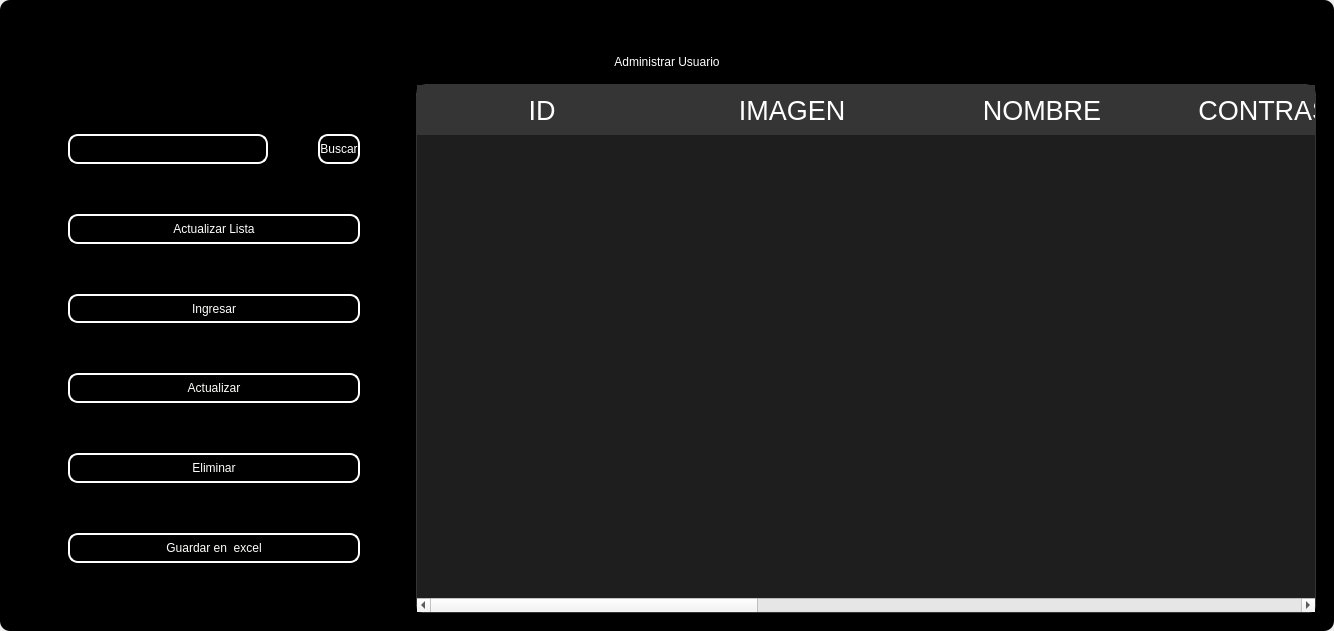
<?xml version="1.0" encoding="UTF-8"?>
<ui version="4.0">
 <class>MainWindow</class>
 <widget class="QMainWindow" name="MainWindow">
  <property name="geometry">
   <rect>
    <x>0</x>
    <y>0</y>
    <width>1303</width>
    <height>631</height>
   </rect>
  </property>
  <property name="windowTitle">
   <string>MainWindow</string>
  </property>
  <property name="styleSheet">
   <string notr="true"/>
  </property>
  <widget class="QWidget" name="centralwidget">
   <property name="styleSheet">
    <string notr="true"/>
   </property>
   <layout class="QVBoxLayout" name="verticalLayout">
    <property name="spacing">
     <number>0</number>
    </property>
    <property name="leftMargin">
     <number>0</number>
    </property>
    <property name="topMargin">
     <number>0</number>
    </property>
    <property name="rightMargin">
     <number>0</number>
    </property>
    <property name="bottomMargin">
     <number>0</number>
    </property>
    <item>
     <widget class="QFrame" name="frame">
      <property name="enabled">
       <bool>true</bool>
      </property>
      <property name="styleSheet">
       <string notr="true">
QFrame {
border-radius:10px;
	background-color: rgb(0, 0, 0);
 }
</string>
      </property>
      <property name="frameShape">
       <enum>QFrame::StyledPanel</enum>
      </property>
      <property name="frameShadow">
       <enum>QFrame::Raised</enum>
      </property>
      <layout class="QVBoxLayout" name="verticalLayout_2">
       <item>
        <widget class="QFrame" name="frame_superior">
         <property name="minimumSize">
          <size>
           <width>0</width>
           <height>40</height>
          </size>
         </property>
         <property name="maximumSize">
          <size>
           <width>16777215</width>
           <height>40</height>
          </size>
         </property>
         <property name="styleSheet">
          <string notr="true">QPushButton{
border-radius:18px;
}

QPushButton:hover{
	background-color: rgb(0, 0, 0);
}
</string>
         </property>
         <property name="frameShape">
          <enum>QFrame::StyledPanel</enum>
         </property>
         <property name="frameShadow">
          <enum>QFrame::Raised</enum>
         </property>
         <layout class="QHBoxLayout" name="horizontalLayout_3">
          <property name="spacing">
           <number>4</number>
          </property>
          <property name="leftMargin">
           <number>0</number>
          </property>
          <property name="topMargin">
           <number>0</number>
          </property>
          <property name="rightMargin">
           <number>0</number>
          </property>
          <property name="bottomMargin">
           <number>0</number>
          </property>
          <item>
           <widget class="QPushButton" name="btn_icon">
            <property name="text">
             <string/>
            </property>
            <property name="iconSize">
             <size>
              <width>40</width>
              <height>40</height>
             </size>
            </property>
           </widget>
          </item>
          <item>
           <spacer name="horizontalSpacer_2">
            <property name="orientation">
             <enum>Qt::Horizontal</enum>
            </property>
            <property name="sizeHint" stdset="0">
             <size>
              <width>443</width>
              <height>20</height>
             </size>
            </property>
           </spacer>
          </item>
          <item>
           <widget class="QPushButton" name="btn_exit">
            <property name="minimumSize">
             <size>
              <width>38</width>
              <height>38</height>
             </size>
            </property>
            <property name="maximumSize">
             <size>
              <width>38</width>
              <height>38</height>
             </size>
            </property>
            <property name="cursor">
             <cursorShape>PointingHandCursor</cursorShape>
            </property>
            <property name="text">
             <string/>
            </property>
            <property name="iconSize">
             <size>
              <width>35</width>
              <height>35</height>
             </size>
            </property>
           </widget>
          </item>
          <item>
           <widget class="QPushButton" name="bt_minimizar">
            <property name="minimumSize">
             <size>
              <width>38</width>
              <height>38</height>
             </size>
            </property>
            <property name="maximumSize">
             <size>
              <width>38</width>
              <height>38</height>
             </size>
            </property>
            <property name="cursor">
             <cursorShape>PointingHandCursor</cursorShape>
            </property>
            <property name="text">
             <string/>
            </property>
            <property name="icon">
             <iconset>
              <normaloff>image/minus.svg</normaloff>image/minus.svg</iconset>
            </property>
            <property name="iconSize">
             <size>
              <width>38</width>
              <height>38</height>
             </size>
            </property>
           </widget>
          </item>
          <item>
           <widget class="QPushButton" name="bt_maximizar">
            <property name="minimumSize">
             <size>
              <width>38</width>
              <height>38</height>
             </size>
            </property>
            <property name="maximumSize">
             <size>
              <width>38</width>
              <height>38</height>
             </size>
            </property>
            <property name="cursor">
             <cursorShape>PointingHandCursor</cursorShape>
            </property>
            <property name="text">
             <string/>
            </property>
            <property name="icon">
             <iconset>
              <normaloff>image/chevron-up.svg</normaloff>image/chevron-up.svg</iconset>
            </property>
            <property name="iconSize">
             <size>
              <width>38</width>
              <height>38</height>
             </size>
            </property>
           </widget>
          </item>
          <item>
           <widget class="QPushButton" name="bt_restaurar">
            <property name="minimumSize">
             <size>
              <width>38</width>
              <height>38</height>
             </size>
            </property>
            <property name="maximumSize">
             <size>
              <width>38</width>
              <height>38</height>
             </size>
            </property>
            <property name="cursor">
             <cursorShape>PointingHandCursor</cursorShape>
            </property>
            <property name="text">
             <string/>
            </property>
            <property name="icon">
             <iconset>
              <normaloff>image/chevron-down.svg</normaloff>image/chevron-down.svg</iconset>
            </property>
            <property name="iconSize">
             <size>
              <width>38</width>
              <height>38</height>
             </size>
            </property>
           </widget>
          </item>
          <item>
           <widget class="QPushButton" name="bt_cerrar">
            <property name="minimumSize">
             <size>
              <width>38</width>
              <height>38</height>
             </size>
            </property>
            <property name="maximumSize">
             <size>
              <width>38</width>
              <height>38</height>
             </size>
            </property>
            <property name="cursor">
             <cursorShape>PointingHandCursor</cursorShape>
            </property>
            <property name="text">
             <string/>
            </property>
            <property name="icon">
             <iconset>
              <normaloff>image/x.svg</normaloff>image/x.svg</iconset>
            </property>
            <property name="iconSize">
             <size>
              <width>38</width>
              <height>38</height>
             </size>
            </property>
           </widget>
          </item>
         </layout>
        </widget>
       </item>
       <item>
        <widget class="QLabel" name="label">
         <property name="styleSheet">
          <string notr="true">font: 30pt &quot;MS Shell Dlg 2&quot;;
color: rgb(255, 255, 255);</string>
         </property>
         <property name="text">
          <string>Administrar Usuario</string>
         </property>
         <property name="alignment">
          <set>Qt::AlignCenter</set>
         </property>
        </widget>
       </item>
       <item>
        <widget class="QFrame" name="frame_3">
         <property name="frameShape">
          <enum>QFrame::StyledPanel</enum>
         </property>
         <property name="frameShadow">
          <enum>QFrame::Raised</enum>
         </property>
         <layout class="QHBoxLayout" name="horizontalLayout_4">
          <item>
           <layout class="QVBoxLayout" name="verticalLayout_4">
            <property name="spacing">
             <number>50</number>
            </property>
            <property name="leftMargin">
             <number>50</number>
            </property>
            <property name="topMargin">
             <number>50</number>
            </property>
            <property name="rightMargin">
             <number>50</number>
            </property>
            <property name="bottomMargin">
             <number>50</number>
            </property>
            <item>
             <layout class="QHBoxLayout" name="horizontalLayout">
              <item>
               <widget class="QLineEdit" name="searchtxt">
                <property name="minimumSize">
                 <size>
                  <width>200</width>
                  <height>30</height>
                 </size>
                </property>
                <property name="maximumSize">
                 <size>
                  <width>150</width>
                  <height>16777215</height>
                 </size>
                </property>
                <property name="styleSheet">
                 <string notr="true">QLabel {
	color: rgb(255, 255, 254);
	font: 12pt &quot;Arial&quot;;
	background-color: rgba(0, 0, 0,0);
}

QTextEdit{
background-color: rgba(0, 0, 0,0);
border-radius:10px; 
font: 12pt &quot;Arial&quot;;
color: rgb(255, 255, 254);
border: 2px solid  rgb(255, 255, 255);

}

QTextEdit:hover{
background-color: rgba(0, 0, 0,0);
border-radius:10px; 
font: 12pt &quot;Arial&quot;;
border: 2px solid  rgb(120, 0, 171);
}

QTextEdit:focus{
background-color: rgb(0, 0, 0);
border-radius:10px; 
font: 12pt &quot;Arial&quot;;
border: 2px solid rgb(120, 0, 171);
}

QLineEdit{
background-color: rgba(0, 0, 0,0);
border-radius:10px; 
font: 12pt &quot;Arial&quot;;
color: rgb(255, 255, 254);
border: 2px solid  rgb(255, 255, 255);

}

QLineEdit:hover{
background-color: rgba(0, 0, 0,0);
border-radius:10px; 
font: 12pt &quot;Arial&quot;;
border: 2px solid  rgb(120, 0, 171);
}

QLineEdit:focus{
background-color: rgb(0, 0, 0);
border-radius:10px; 
font: 12pt &quot;Arial&quot;;
border: 2px solid rgb(120, 0, 171);
}

QCheckBox{
	font: 12pt &quot;Arial&quot;;
	color: rgb(255, 255, 255);
}

QCheckBox::indicator {
    width: 18px;
    height:18px;
}

QCheckBox::indicator:unchecked {
   background-image: url(image/square.svg);
}

QCheckBox::indicator:checked {
   background-image: url(image/check-square.svg);
}

QPushButton{
border-radius:10px; 
font: 12pt &quot;Arial&quot;;
color: rgb(255, 255, 254);
border: 2px solid #ffffff;
}

QPushButton:hover{
border-radius:10px; 
font: 12pt &quot;Arial&quot;;
color: rgb(255, 255, 255);
border: 2px solid rgb(120, 0, 171);
	background-color: rgb(120, 0, 171);
}
</string>
                </property>
               </widget>
              </item>
              <item>
               <widget class="QPushButton" name="btn_search">
                <property name="minimumSize">
                 <size>
                  <width>0</width>
                  <height>15</height>
                 </size>
                </property>
                <property name="maximumSize">
                 <size>
                  <width>100</width>
                  <height>50</height>
                 </size>
                </property>
                <property name="cursor">
                 <cursorShape>PointingHandCursor</cursorShape>
                </property>
                <property name="styleSheet">
                 <string notr="true">QPushButton{
border-radius:10px; 
font: 12pt &quot;Arial&quot;;
color: rgb(255, 255, 254);
border: 2px solid #ffffff;
}

QPushButton:hover{
border-radius:10px; 
font: 12pt &quot;Arial&quot;;
color: rgb(255, 255, 255);
border: 2px solid rgb(120, 0, 171);
	background-color: rgb(120, 0, 171);
}</string>
                </property>
                <property name="text">
                 <string>Buscar</string>
                </property>
               </widget>
              </item>
             </layout>
            </item>
            <item>
             <widget class="QPushButton" name="btn_get">
              <property name="minimumSize">
               <size>
                <width>50</width>
                <height>0</height>
               </size>
              </property>
              <property name="maximumSize">
               <size>
                <width>300</width>
                <height>50</height>
               </size>
              </property>
              <property name="cursor">
               <cursorShape>PointingHandCursor</cursorShape>
              </property>
              <property name="styleSheet">
               <string notr="true">QPushButton{
border-radius:10px; 
font: 12pt &quot;Arial&quot;;
color: rgb(255, 255, 254);
border: 2px solid #ffffff;
}

QPushButton:hover{
border-radius:10px; 
font: 12pt &quot;Arial&quot;;
color: rgb(255, 255, 255);
border: 2px solid rgb(120, 0, 171);
	background-color: rgb(120, 0, 171);
}</string>
              </property>
              <property name="text">
               <string>Actualizar Lista</string>
              </property>
              <property name="iconSize">
               <size>
                <width>35</width>
                <height>35</height>
               </size>
              </property>
             </widget>
            </item>
            <item>
             <widget class="QPushButton" name="btn_add">
              <property name="maximumSize">
               <size>
                <width>300</width>
                <height>50</height>
               </size>
              </property>
              <property name="cursor">
               <cursorShape>PointingHandCursor</cursorShape>
              </property>
              <property name="styleSheet">
               <string notr="true">QPushButton{
border-radius:10px; 
font: 12pt &quot;Arial&quot;;
color: rgb(255, 255, 254);
border: 2px solid #ffffff;
}

QPushButton:hover{
border-radius:10px; 
font: 12pt &quot;Arial&quot;;
color: rgb(255, 255, 255);
border: 2px solid rgb(120, 0, 171);
	background-color: rgb(120, 0, 171);
}</string>
              </property>
              <property name="text">
               <string>Ingresar</string>
              </property>
              <property name="iconSize">
               <size>
                <width>35</width>
                <height>35</height>
               </size>
              </property>
             </widget>
            </item>
            <item>
             <widget class="QPushButton" name="btn_update">
              <property name="maximumSize">
               <size>
                <width>300</width>
                <height>50</height>
               </size>
              </property>
              <property name="cursor">
               <cursorShape>PointingHandCursor</cursorShape>
              </property>
              <property name="styleSheet">
               <string notr="true">QPushButton{
border-radius:10px; 
font: 12pt &quot;Arial&quot;;
color: rgb(255, 255, 254);
border: 2px solid #ffffff;
}

QPushButton:hover{
border-radius:10px; 
font: 12pt &quot;Arial&quot;;
color: rgb(255, 255, 255);
border: 2px solid rgb(120, 0, 171);
	background-color: rgb(120, 0, 171);
}</string>
              </property>
              <property name="text">
               <string>Actualizar</string>
              </property>
              <property name="iconSize">
               <size>
                <width>35</width>
                <height>35</height>
               </size>
              </property>
             </widget>
            </item>
            <item>
             <widget class="QPushButton" name="btn_delete">
              <property name="maximumSize">
               <size>
                <width>300</width>
                <height>50</height>
               </size>
              </property>
              <property name="cursor">
               <cursorShape>PointingHandCursor</cursorShape>
              </property>
              <property name="styleSheet">
               <string notr="true">QPushButton{
border-radius:10px; 
font: 12pt &quot;Arial&quot;;
color: rgb(255, 255, 254);
border: 2px solid #ffffff;
}

QPushButton:hover{
border-radius:10px; 
font: 12pt &quot;Arial&quot;;
color: rgb(255, 255, 255);
border: 2px solid rgb(120, 0, 171);
	background-color: rgb(120, 0, 171);
}</string>
              </property>
              <property name="text">
               <string>Eliminar</string>
              </property>
              <property name="iconSize">
               <size>
                <width>35</width>
                <height>35</height>
               </size>
              </property>
             </widget>
            </item>
            <item>
             <widget class="QPushButton" name="btn_excel">
              <property name="minimumSize">
               <size>
                <width>0</width>
                <height>0</height>
               </size>
              </property>
              <property name="maximumSize">
               <size>
                <width>300</width>
                <height>50</height>
               </size>
              </property>
              <property name="cursor">
               <cursorShape>PointingHandCursor</cursorShape>
              </property>
              <property name="styleSheet">
               <string notr="true">QPushButton{
border-radius:10px; 
font: 12pt &quot;Arial&quot;;
color: rgb(255, 255, 254);
border: 2px solid #ffffff;
}

QPushButton:hover{
border-radius:10px; 
font: 12pt &quot;Arial&quot;;
color: rgb(255, 255, 255);
border: 2px solid rgb(120, 0, 171);
	background-color: rgb(120, 0, 171);
}</string>
              </property>
              <property name="text">
               <string>Guardar en  excel</string>
              </property>
              <property name="iconSize">
               <size>
                <width>35</width>
                <height>35</height>
               </size>
              </property>
             </widget>
            </item>
           </layout>
          </item>
          <item>
           <widget class="QTableWidget" name="table_user">
            <property name="minimumSize">
             <size>
              <width>900</width>
              <height>0</height>
             </size>
            </property>
            <property name="maximumSize">
             <size>
              <width>700</width>
              <height>16777215</height>
             </size>
            </property>
            <property name="styleSheet">
             <string notr="true">QTableView {
	background-color: rgba(255, 255, 255, 30); 	
	border: 1px solid rgba(255,255,255,40);
	border-bottom-right-radius: 7px; 
	border-bottom-left-radius: 7px; 
	color: white;
	font: 15pt &quot;MS Shell Dlg 2&quot;;
}

QHeaderView::section {
background-color: rgb(53, 53, 53);
color: white;
border: none;
height: 50px;
font-size: 20pt;
}

QTableView::item {
    border-style: none;
    border-bottom: 1px solid rgba(255,255,255,50);
    padding-left: auto;
    padding-right: auto;
}

QTableView::item:selected{
	border: none;
	color: rgb(255, 255, 255);
    background-color: rgba(255, 255, 255, 50);
}
</string>
            </property>
            <property name="editTriggers">
             <set>QAbstractItemView::NoEditTriggers</set>
            </property>
            <attribute name="horizontalHeaderDefaultSectionSize">
             <number>250</number>
            </attribute>
            <column>
             <property name="text">
              <string>ID</string>
             </property>
            </column>
            <column>
             <property name="text">
              <string>IMAGEN</string>
             </property>
            </column>
            <column>
             <property name="text">
              <string>NOMBRE</string>
             </property>
            </column>
            <column>
             <property name="text">
              <string>CONTRASEÑA</string>
             </property>
            </column>
            <column>
             <property name="text">
              <string>CORREO</string>
             </property>
            </column>
            <column>
             <property name="text">
              <string>TEL.CONTACTO</string>
             </property>
            </column>
            <column>
             <property name="text">
              <string>DIRECCION</string>
             </property>
            </column>
            <column>
             <property name="text">
              <string>ROL</string>
             </property>
            </column>
           </widget>
          </item>
         </layout>
        </widget>
       </item>
      </layout>
     </widget>
    </item>
   </layout>
  </widget>
 </widget>
 <resources/>
 <connections/>
</ui>
